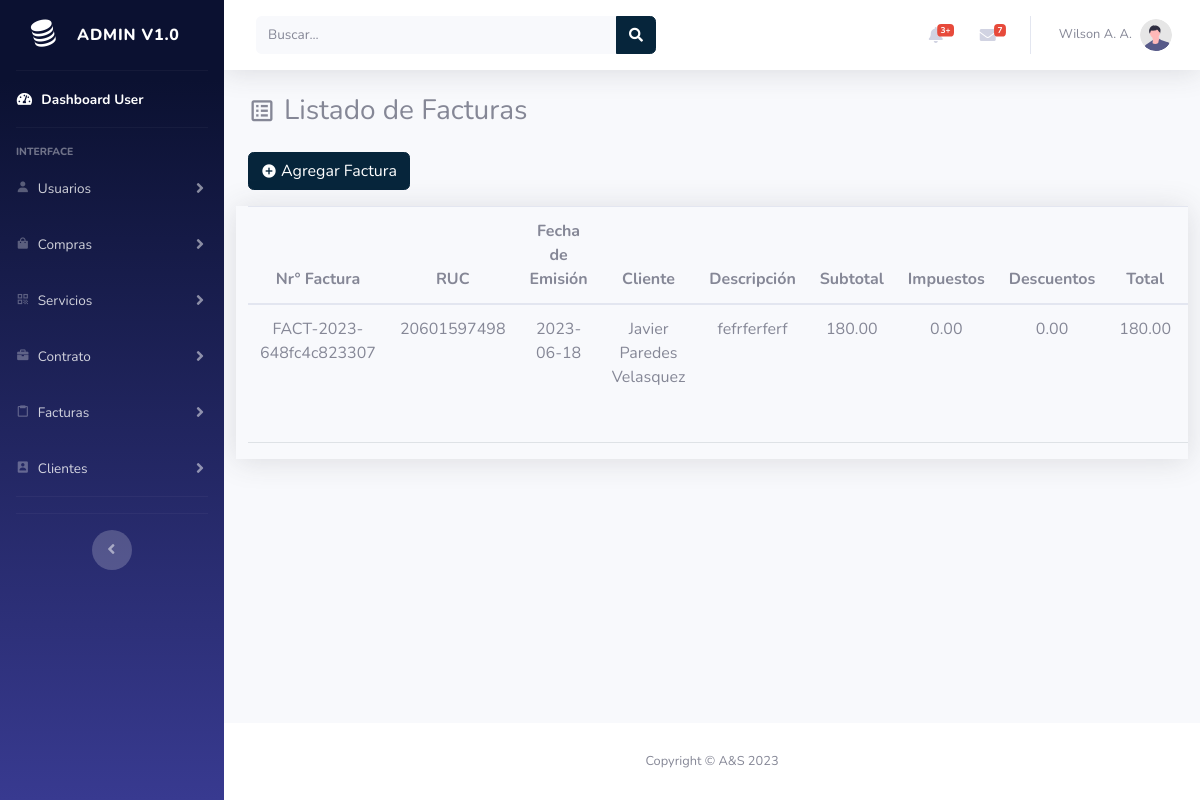
The page /dashboard-user/facturas.php (signed in) on the database its author committed.
### tables this page shows
CREATE TABLE `factura` (
  `id` int(11) NOT NULL,
  `numero_factura` varchar(50) NOT NULL,
  `fecha_emision` date DEFAULT NULL,
  `cliente_id` int(11) NOT NULL,
  `descripcion` text DEFAULT NULL,
  `total` decimal(10,2) DEFAULT NULL,
  `numero_ruc` varchar(50) NOT NULL,
  `subtotal` decimal(10,2) NOT NULL,
  `impuestos` decimal(10,2) NOT NULL,
  `descuentos` decimal(10,2) NOT NULL
);

CREATE TABLE `clientes` (
  `id` int(11) NOT NULL,
  `nombre` varchar(255) NOT NULL,
  `apellido` varchar(255) NOT NULL,
  `correo` varchar(255) NOT NULL,
  `telefono` varchar(20) DEFAULT NULL,
  `direccion` varchar(255) DEFAULT NULL
);

### dashboard-user/facturas.php (the view, shortened to what this page needs)
<?php include 'partials/header.php' ?>
<?php
$statement = $conn->query("SELECT factura.id, factura.numero_factura, factura.fecha_emision, clientes.nombre AS nombre_cliente, clientes.apellido AS apellido_cliente, factura.descripcion, factura.total, factura.numero_ruc, factura.subtotal, factura.impuestos, factura.descuentos
FROM factura
INNER JOIN clientes ON factura.cliente_id = clientes.id");
$facturas = $statement->fetchAll(PDO::FETCH_ASSOC);
?>
<div id="wrapper">
    <?php include 'partials/sidebar.php' ?>
    <div id="content-wrapper" class="d-flex flex-column">
        <div id="content">
            <?php include 'partials/topbar.php' ?>
            <div class="container-fluid">
                <div class="d-sm-flex align-items-center justify-content-between mb-4">
                    <h1 class="h3 d-flex align-items-center gap-2 m-0"><i class="bx bx-spreadsheet"></i> Listado de Facturas</h1>
                </div>
                <p>
                    <a href="addFactura.php" class="text-decoration-none">
                        <button class="btn btn-primary d-flex align-items-center gap-1"><i class="bx bxs-plus-circle"></i> Agregar Factura</button>
                    </a>
                </p>
            </div>
            <div class="container-fluid">
                <div class="row">
                    <div class="table-responsive shadow">
                        <table class="table">
                            <thead>
                                <tr>
                                    <th class="text-center" scope="col">Nr° Factura</th>
                                    <th class="text-center" scope="col">RUC</th>
                                    <th class="text-center" scope="col">Fecha de Emisión</th>
                                    <th class="text-center" scope="col">Cliente</th>
                                    <th class="text-center" scope="col">Descripción</th>
                                    <th class="text-center" scope="col">Subtotal</th>
                                    <th class="text-center" scope="col">Impuestos</th>
                                    <th class="text-center" scope="col">Descuentos</th>
                                    <th class="text-center" scope="col">Total</th>
                                    <th class="text-center" scope="col">Ver Servicios</th>
                                </tr>
                            </thead>
                            <tbody>
                                <?php
                                foreach ($facturas as $elements) : ?>
                                    <tr>
                                        <td class="text-center"><?= $elements["numero_factura"] ?></td>
                                        <td class="text-center"><?= $elements["numero_ruc"] ?></td>
                                        <td class="text-center"><?= $elements["fecha_emision"] ?></td>
                                        <td class="text-center"><?= $elements["nombre_cliente"] ?> <?= $elements["apellido_cliente"] ?></td>
                                        <td class="text-center"><?= $elements["descripcion"] ?></td>
                                        <td class="text-center"><?= $elements["subtotal"] ?></td>
                                        <td class="text-center"><?= $elements["impuestos"] ?></td>
                                        <td class="text-center"><?= $elements["descuentos"] ?></td>
                                        <td class="text-center"><?= $elements["total"] ?></td>
                                        <td class="text-center">
                                        </td>
                                    </tr>
                                <?php endforeach ?>
                            </tbody>
                        </table>
                    </div>
                </div>
            </div>
        </div>
        <?php include 'partials/footer.php' ?>

### rows shown on the page
factura: numero_factura "FACT-2023-648fc4c823307", numero_ruc "20601597498", fecha_emision "2023-06-18", cliente.nombre "Javier", cliente.apellido "Paredes Velasquez", descripcion "fefrferferf", subtotal "180.00", impuestos "0.00", descuentos "0.00", total "180.00"

### other values the page prints
$_SESSION["user"]["nombre_usuario"] "Wilson A. A."
